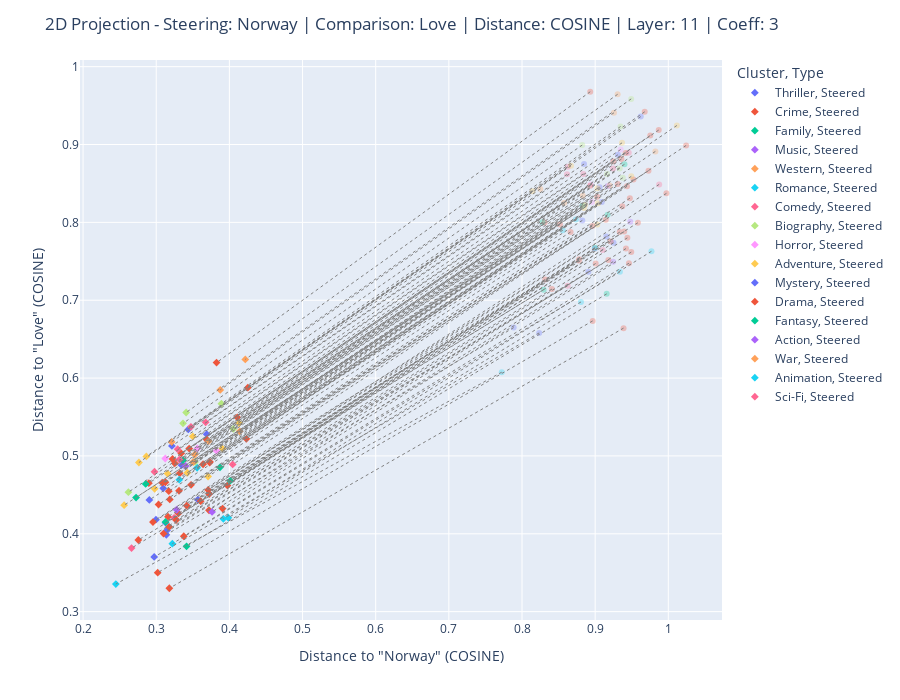

This figure's notebook cell:
### Markdown cell above
In `plot_2D_distance_projection` the x- and y- axes are vectors.  
The x-axis is the steering vector, and the y-axis is another given feature-embedding vector, here called the *comparison vector*

Input parameters are the same as the plot above, except now the `print_difference` measures the euclidian distance between the points on the 2D plane to find the most and least changed embeddings.

### Code cell
layer_to_steer = 11
steering_coefficient = 3
normalize = True

steering_feature = "Norway"
comparison_feature = "Love"

steering_vector = import_steering_vector_from_pkl('steering_vector.pkl', layer_to_steer=layer_to_steer, feature_name=steering_feature)
comparison_vector = import_steering_vector_from_pkl('steering_vector.pkl', layer_to_steer=layer_to_steer, feature_name=comparison_feature)

plot_2D_distance_projection(model, encoded_input,
                            original_embeddings,
                            all_texts_data,
                            steering_vector,
                            comparison_vector,
                            layer_to_steer,
                            steering_coefficient,
                            steering_feature,
                            comparison_feature,
                            text_range=(900,1000),
                            type="cosine",
                            normalize=normalize,
                            print_differences=True)
